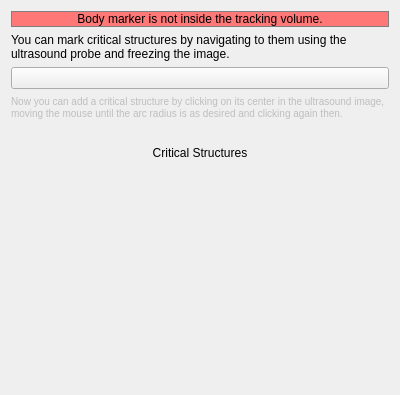
<?xml version="1.0" encoding="UTF-8"?>
<ui version="4.0">
 <class>QmitkUSNavigationStepZoneMarking</class>
 <widget class="QWidget" name="QmitkUSNavigationStepZoneMarking">
  <property name="geometry">
   <rect>
    <x>0</x>
    <y>0</y>
    <width>400</width>
    <height>395</height>
   </rect>
  </property>
  <property name="windowTitle">
   <string>Form</string>
  </property>
  <layout class="QVBoxLayout" name="verticalLayout">
   <item>
    <widget class="QLabel" name="bodyMarkerTrackingStatusLabel">
     <property name="styleSheet">
      <string notr="true">
              background-color: #ff7878; margin-right: 1em; margin-left: 1em;
              border: 1px solid grey
            </string>
     </property>
     <property name="text">
      <string>Body marker is not inside the tracking volume.</string>
     </property>
     <property name="alignment">
      <set>Qt::AlignCenter</set>
     </property>
     <property name="wordWrap">
      <bool>true</bool>
     </property>
    </widget>
   </item>
   <item>
    <widget class="QLabel" name="label_6">
     <property name="text">
      <string>You can mark critical structures by navigating to them using the ultrasound probe and freezing the image.</string>
     </property>
     <property name="wordWrap">
      <bool>true</bool>
     </property>
    </widget>
   </item>
   <item>
    <widget class="QmitkUSNavigationFreezeButton" name="freezeButton"/>
   </item>
   <item>
    <widget class="QLabel" name="zoneAddingExplanationLabel">
     <property name="enabled">
      <bool>false</bool>
     </property>
     <property name="text">
      <string>&lt;!DOCTYPE HTML PUBLIC &quot;-//W3C//DTD HTML 4.0//EN&quot; &quot;http://www.w3.org/TR/REC-html40/strict.dtd&quot;&gt;
&lt;html&gt;&lt;head&gt;&lt;meta name=&quot;qrichtext&quot; content=&quot;1&quot; /&gt;&lt;style type=&quot;text/css&quot;&gt;
p, li { white-space: pre-wrap; }
&lt;/style&gt;&lt;/head&gt;&lt;body style=&quot; font-family:'MS Shell Dlg 2'; font-size:7.8pt; font-weight:400; font-style:normal;&quot;&gt;
&lt;p style=&quot; margin-top:12px; margin-bottom:12px; margin-left:0px; margin-right:0px; -qt-block-indent:0; text-indent:0px;&quot;&gt;Now you can add a critical structure by clicking on its center in the ultrasound image, moving the mouse until the arc radius is as desired and clicking again then.&lt;/p&gt;&lt;/body&gt;&lt;/html&gt;</string>
     </property>
     <property name="wordWrap">
      <bool>true</bool>
     </property>
    </widget>
   </item>
   <item>
    <spacer name="verticalSpacer_6">
     <property name="orientation">
      <enum>Qt::Vertical</enum>
     </property>
     <property name="sizeType">
      <enum>QSizePolicy::Fixed</enum>
     </property>
     <property name="sizeHint" stdset="0">
      <size>
       <width>20</width>
       <height>20</height>
      </size>
     </property>
    </spacer>
   </item>
   <item>
    <widget class="QLabel" name="label_5">
     <property name="sizePolicy">
      <sizepolicy hsizetype="Preferred" vsizetype="Preferred">
       <horstretch>0</horstretch>
       <verstretch>0</verstretch>
      </sizepolicy>
     </property>
     <property name="text">
      <string>Critical Structures</string>
     </property>
     <property name="alignment">
      <set>Qt::AlignCenter</set>
     </property>
    </widget>
   </item>
   <item>
    <widget class="QmitkUSZoneManagementWidget" name="zonesWidget" native="true">
     <property name="sizePolicy">
      <sizepolicy hsizetype="Expanding" vsizetype="Expanding">
       <horstretch>0</horstretch>
       <verstretch>0</verstretch>
      </sizepolicy>
     </property>
    </widget>
   </item>
  </layout>
 </widget>
 <customwidgets>
  <customwidget>
   <class>QmitkUSZoneManagementWidget</class>
   <extends>QWidget</extends>
   <header>src/internal/Widgets/QmitkUSZoneManagementWidget.h</header>
   <container>1</container>
  </customwidget>
  <customwidget>
   <class>QmitkUSNavigationFreezeButton</class>
   <extends>QPushButton</extends>
   <header>src/internal/Widgets/QmitkUSNavigationFreezeButton.h</header>
  </customwidget>
 </customwidgets>
 <resources>
  <include location="../../../resources/USNavigation.qrc"/>
 </resources>
 <connections/>
</ui>
